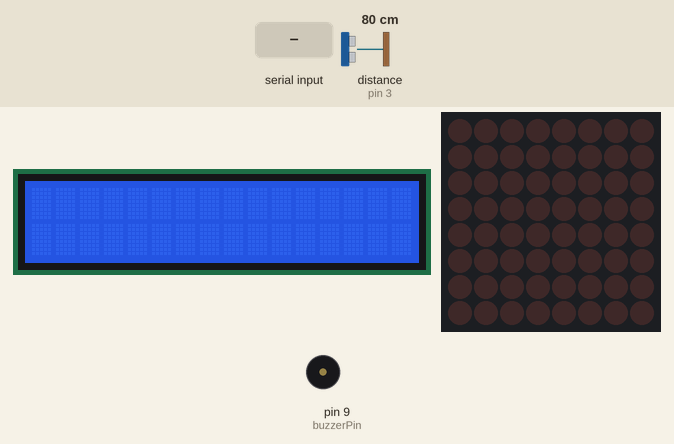
A sketch run on a simulated Arduino Uno, built with avr-gcc and run on an emulated ATmega328P. Shown: 16×2 character LCD, 8×8 LED matrix, buzzer (waves = sounding). Wiring (inferred from the names in the program): ultrasonic range finder: trigger pin 2; echo pin 3. Inputs (shaded band) come from the test bench; at power-on: distance to the obstacle (sensor on pin 3) 80 cm. The echo pulse lasts 58.3 µs per cm.

Above: at 1.2 s.
1.3 s: distance to the obstacle (sensor on pin 3) set to 9 cm
At 1.9 s:
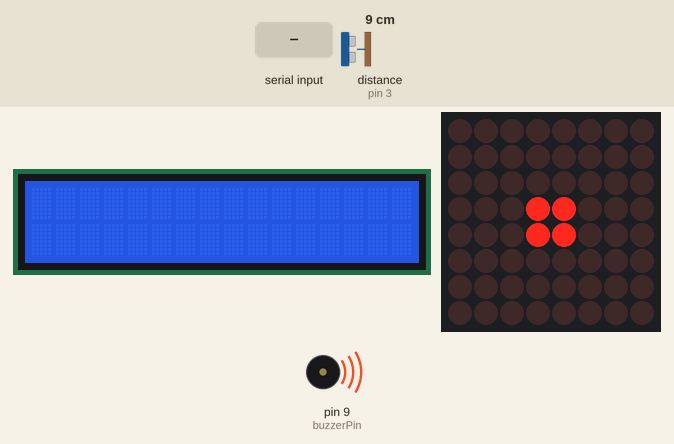
4.3 s: "Move Backward\n" received over Serial
At 5.3 s:
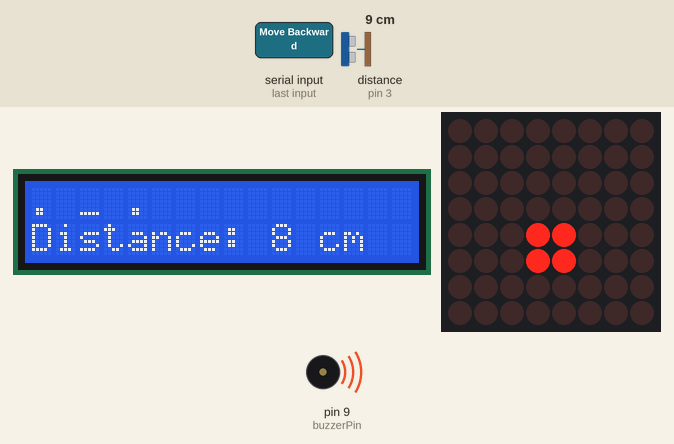
7.3 s: "Move Forward\n" received over Serial
At 8.8 s:
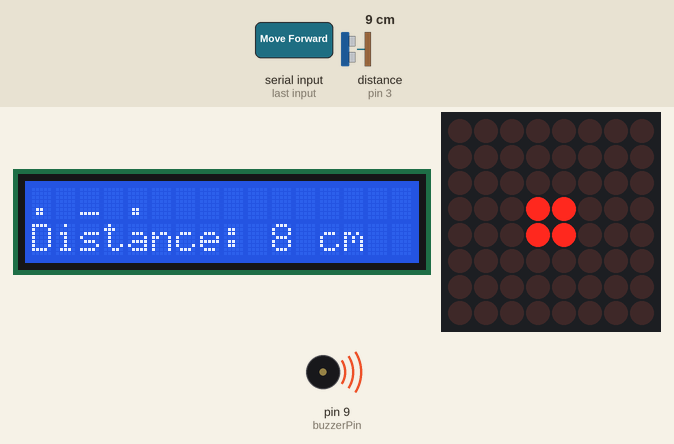
Timing chart, 0 to 10.3 s (numbered marks = the images above; inputs shaded):
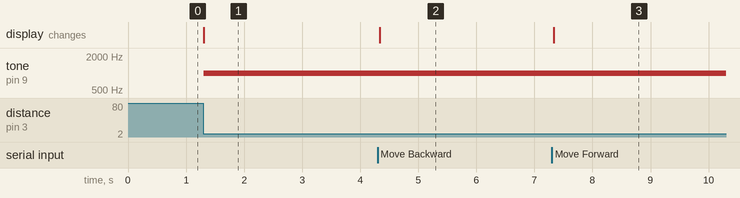

The sketch:

tmp.ino
```cpp
#include <Wire.h>
#include <LiquidCrystal_I2C.h>
#include <LedControl.h>

// MAX7219 LED 點陣
// Initialize MAX7219 LED Matrix controller
LedControl lc = LedControl(11, 13, 10, 1); // DIN=11, CLK=13, CS=10
int robotX = 3, robotY = 3; // 初始機器人位置 (2x2 的中心位置)
// Initial robot position (center of the 2x2 block)

// I2C LCD 顯示器
// Initialize I2C LCD with address 0x27 and 16x2 size
LiquidCrystal_I2C lcd(0x27, 16, 2); // LCD 地址: 0x27

// 超聲波模組
// Ultrasonic Module
const int trigPin = 2; // 定義觸發腳位
// Define the trigger pin
const int echoPin = 3; // 定義回波腳位
// Define the echo pin
long distance; // 測量的距離值
// Measured distance value

// 蜂鳴器腳位
// Buzzer Pin
const int buzzerPin = 9; // 定義蜂鳴器的腳位
// Define the buzzer pin

// 狀態變數
// Robot's status variables
bool moving = false;  // 是否移動中？
// Is the robot moving?
bool avoiding = false; // 是否正在避障？
// Is the robot avoiding an obstacle?
bool happy = true;     // 是否顯示開心的表情？
// Is the robot displaying a happy expression?

// 距離測量函數
// Distance Measurement Function
// This function triggers the ultrasonic sensor and calculates the distance based on the reflected signal time.
long getDistance() {
  digitalWrite(trigPin, LOW); // 清空觸發腳信號，確保初始狀態為低
  // Clear the trigger pin signal to ensure initial state is LOW
  delayMicroseconds(2); // 延時 2 微秒，為觸發信號準備
  // Delay 2 microseconds to prepare the trigger signal
  digitalWrite(trigPin, HIGH); // 發送觸發信號，開始測距
  // Send the trigger signal to start distance measurement
  delayMicroseconds(10); // 信號持續 10 微秒，保證有效性
  // Hold the signal for 10 microseconds to ensure effectiveness
  digitalWrite(trigPin, LOW); // 關閉觸發信號，結束發送
  // Turn off the trigger signal to finish sending

  long duration = pulseIn(echoPin, HIGH); // 讀取從 echoPin 返回的脈衝持續時間
  // Read the pulse duration from echoPin
  // 計算距離，聲波速度為 0.034 cm/µs，往返時間需除以 2
  // Calculate the distance: Speed of sound = 0.034 cm/µs, divide round-trip time by 2
  return duration * 0.034 / 2;
}

// 更新 LED 顯示
// Update LED Display
// Update the LED display to show the robot's position
void updateLED() {
  lc.clearDisplay(0); // 清除顯示，確保畫面乾淨
  // Clear the display to ensure a clean screen

  // 確保機器人位置在有效範圍內
  // Ensure robot position is within valid range
  robotX = constrain(robotX, 0, 6);  // 限制 robotX 在範圍 0-6 內 (最多顯示 2x2 塊)
  robotY = constrain(robotY, 0, 6);  // 限制 robotY 在範圍 0-6 內 (最多顯示 2x2 塊)

  // 顯示 2x2 方塊
  for (int i = 0; i < 2; i++) {
    for (int j = 0; j < 2; j++) {
      lc.setLed(0, robotY + i, robotX + j, true); // 根據 robotX 和 robotY 設置 LED 點亮
      // Light up LEDs based on robotX and robotY
    }
  }
}

// 避障功能
// Obstacle Avoidance Function
// Avoid obstacles based on the distance measured by the ultrasonic sensor
void avoidObstacle() {
  distance = getDistance(); // 獲取當前距離，檢測是否有障礙物
  // Get the current distance to detect obstacles
  if (distance < 10) { // 如果距離小於 10 公分，觸發避障行為
    // If the distance is less than 10 cm, trigger obstacle avoidance behavior
    avoiding = true; // 將避障狀態設置為真
    // Set the avoiding status to true
    moving = false; // 停止移動，避免碰撞
    // Stop moving to avoid collision
    happy = false;  // 顯示難過表情，表明有障礙物
    // Display a sad expression to indicate an obstacle
    tone(buzzerPin, 1000, 200); // 發出短音效 (頻率 1000Hz，持續 200 毫秒)
    // Emit a short sound (frequency 1000Hz, duration 200ms)
    // robotX = 3; robotY = 3; // 重置機器人位置到起始點 (可以不重置，保持當前位置)
    // Reset robot position to starting point (you can skip resetting, keep current position)
    updateLED(); // 更新 LED 顯示器，反映新的位置
    // Update the LED display to reflect the new position
  } else {
    avoiding = false; // 如果沒有障礙物，停止避障行為
    // If no obstacle, stop avoidance behavior
  }
}

// 更新 LCD 顯示
// Update LCD Display
// Display the robot's mood and the measured distance on the LCD
void updateLCD() {
  lcd.clear(); // 清除 LCD 顯示，防止疊加內容
  // Clear the LCD to prevent overlapping content
  if (happy) { // 判斷機器人是否開心
    // Check if the robot is happy
    lcd.setCursor(0, 0); // 設置光標到第一行
    // Set the cursor to the first line
    lcd.print("^ w ^/"); // 顯示開心表情
    // Display a happy expression
  } else {
    lcd.setCursor(0, 0); // 設置光標到第一行
    // Set the cursor to the first line
    lcd.print(". _ ."); // 顯示難過表情
    // Display a sad expression
  }

  lcd.setCursor(0, 1); // 設置光標到第二行
  // Set the cursor to the second line
  lcd.print("Distance: "); // 顯示文字 "Distance:"
  // Display the text "Distance:"
  lcd.print(distance); // 顯示當前測量的距離值
  // Display the current measured distance value
  lcd.print(" cm"); // 單位顯示為公分
  // Show the unit as cm
}

// 接收指令並執行
// Handle Received Commands
// Perform actions based on commands received through serial communication
void handleCommand(String command) {
  if (command == "Move Forward") { // 指令為前進
    // Command to move forward
    if (robotY > 0) robotY--; // 如果尚未到頂部，向上移動
    // Move up if not at the top
    moving = true; // 設置移動狀態
    // Set moving status

  } else if (command == "Move Backward") { // 指令為後退
    // Command to move backward
    if (robotY < 6) robotY++; // 如果尚未到底部，向下移動
    // Move down if not at the bottom
    moving = true;

  } else if (command == "Move Left") { // 指令為向左移動
    // Command to move left
    if (robotX > 0) robotX--; // 如果尚未到左側，向左移動
    // Move left if not at the left edge
    moving = true;

  } else if (command == "Move Right") { // 指令為向右移動
    // Command to move right
    if (robotX < 6) robotX++; // 如果尚未到右側，向右移動
    // Move right if not at the right edge
    moving = true;

  } else if (command == "Stop") { // 指令為停止
    // Command to stop
    moving = false; // 停止機器人移動
    // Stop the robot's movement

  } else if (command == "Reboot") { // 指令為重啟
    // Command to reboot
    robotX = 3; robotY = 3; // 重置機器人位置到起始點
    // Reset robot position to starting point
    moving = false; // 停止移動
    // Stop moving
    avoiding = false; // 停止避障行為
    // Stop obstacle avoidance
    happy = true; // 恢復開心表情
    // Restore happy expression
    updateLED(); // 更新 LED 顯示器
    // Update LED display
    updateLCD(); // 更新 LCD 顯示
    // Update LCD display
  }

  updateLED(); // 根據新狀態更新 LED 顯示
  // Update the LED display based on the new state
  updateLCD(); // 根據新狀態更新 LCD 顯示
  // Update the LCD display based on the new state
}

// 初始化
// Initialization
void setup() {
  lc.shutdown(0, false); // 啟動 MAX7219 LED 顯示控制器
  // Initialize the MAX7219 LED matrix controller
  lc.setIntensity(0, 8);  // 設置顯示亮度為中等
  // Set display brightness to medium
  lc.clearDisplay(0);     // 清除所有顯示內容
  // Clear all display contents

  pinMode(trigPin, OUTPUT); // 設置超聲波觸發腳為輸出模式
  // Set ultrasonic trigger pin to output mode
  pinMode(echoPin, INPUT);  // 設置超聲波回聲腳為輸入模式
  // Set ultrasonic echo pin to input mode
  pinMode(buzzerPin, OUTPUT); // 設置蜂鳴器腳為輸出模式
  // Set buzzer pin to output mode

  lcd.init(); // 初始化 LCD 顯示器
  // Initialize the LCD display
  lcd.backlight(); // 開啓 LCD 背光燈
  // Turn on the LCD backlight

  Serial.begin(9600); // 初始化串口通信，波特率為 9600
  // Initialize serial communication with baud rate 9600
}

// 主循環
// Main loop
// Continuously check for commands and obstacles
void loop() {
  // 檢查是否有來自串口的數據
  // Check if there's data available from the serial port

  if (Serial.available() > 0) {
    // 讀取指令直到換行符，並儲存為命令字串
    // Read the command string until a newline character is encountered
    String command = Serial.readStringUntil('\n');
    handleCommand(command); // 處理接收到的指令
                             // Handle the received command
  }

  // 持續檢測障礙物，並根據情況進行避障
  // Continuously check for obstacles and avoid them
  avoidObstacle();
}
```

Measured:
- after the input at 1.3 s, tone on pin 9 (buzzerPin): silent → 1000 Hz at once; the display: changes at once (image 1)
- after the input at 4.3 s, the display: changes at once (image 2)
- after the input at 7.3 s, the display: changes at once (image 3)
